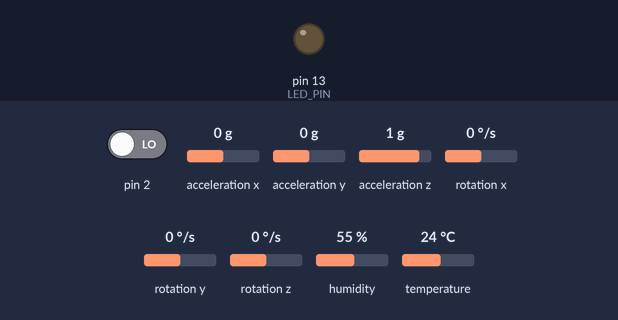
The sketch below on a simulated Arduino Uno, built with avr-gcc and run on an emulated ATmega328P. Parts: output pins drawn as LEDs (lit = HIGH). Dashed ring = blinking. The test bench sets the inputs (shaded band); at power-on: acceleration x 0 g, acceleration y 0 g, pin 2 LOW, acceleration z 1 g, rotation x 0 °/s, rotation y 0 °/s, rotation z 0 °/s, humidity 55 %, temperature 24 °C. The sensor or clock chip raises its interrupt line as the real part does; what the sketch prints to the serial monitor is not drawn.

Above: at 0.0 s.
At 1.8 s:
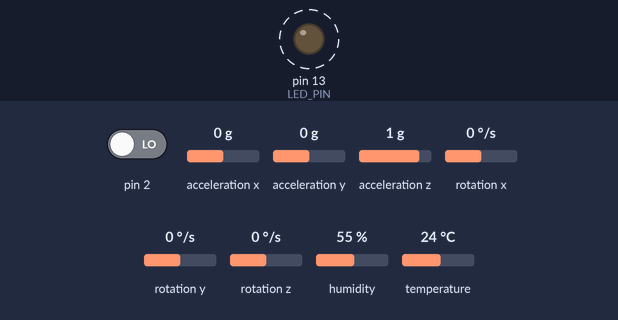
1.9 s: acceleration x set to -1.4 g
5.0 s: acceleration y set to -1.4 g
Timing chart, 0 to 14.1 s (numbered marks = the images above; inputs shaded):
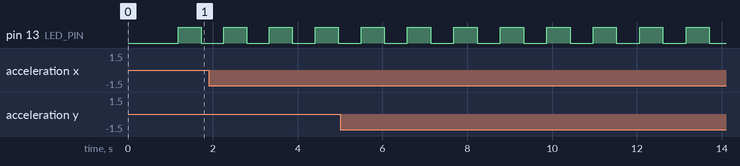

Measured:
- by itself, pin 13 (LED_PIN): alternates HIGH for 0.55 s and LOW for 0.55 s

The sketch:

Arduino.ino
```cpp
#include <SoftwareSerial.h>
SoftwareSerial Esp(4,5);

#include<dht.h>
#include "I2Cdev.h"
#include "MPU6050_6Axis_MotionApps20.h"

#if I2CDEV_IMPLEMENTATION == I2CDEV_ARDUINO_WIRE
    #include "Wire.h"
#endif

dht DHT;
MPU6050 mpu;

//MPU6050 mpu(0x69); // <-- use for AD0 high

#define OUTPUT_READABLE_EULER

#define OUTPUT_READABLE_YAWPITCHROLL

#define DHT11_PIN A0
#define LED_PIN 13 // (Arduino is 13, Teensy is 11, Teensy++ is 6)
bool blinkState = false;

bool dmpReady = false;
uint8_t mpuIntStatus;
uint8_t devStatus;
uint16_t packetSize;
uint16_t fifoCount;
uint8_t fifoBuffer[64];

Quaternion q;
VectorInt16 aa;
VectorInt16 aaReal;
VectorInt16 aaWorld;
VectorFloat gravity;
float euler[3];
float ypr[3];

// packet structure for InvenSense teapot demo
uint8_t teapotPacket[14] = { '$', 0x02, 0,0, 0,0, 0,0, 0,0, 0x00, 0x00, '\r', '\n' };


// ================================================================
// ===               INTERRUPT DETECTION ROUTINE                ===
// ================================================================

volatile bool mpuInterrupt = false;     // indicates whether MPU interrupt pin has gone high
void dmpDataReady() {
    mpuInterrupt = true;
}


// ================================================================
// ===                      INITIAL SETUP                       ===
// ================================================================

void setup() {

    Esp.begin(9600);
    while (!Esp) {};
    // join I2C bus (I2Cdev library doesn't do this automatically)
    #if I2CDEV_IMPLEMENTATION == I2CDEV_ARDUINO_WIRE
        Wire.begin();
        TWBR = 24; // 400kHz I2C clock (200kHz if CPU is 8MHz)
    #elif I2CDEV_IMPLEMENTATION == I2CDEV_BUILTIN_FASTWIRE
        Fastwire::setup(400, true);
    #endif

    Serial.begin(9600);
    Serial.println("Welcome to the Testing module of C-BAND");

    while (!Serial); // wait for Leonardo enumeration, others continue immediately
    Serial.println(F("Initializing I2C devices..."));
    mpu.initialize();

    // verify connection
    Serial.println(F("Testing device connections..."));
    Serial.println(mpu.testConnection() ? F("MPU6050 connection successful") : F("MPU6050 connection failed"));


    // load and configure the DMP
    Serial.println(F("Initializing DMP..."));
    devStatus = mpu.dmpInitialize();

    // supply your own gyro offsets here, scaled for min sensitivity
    mpu.setXGyroOffset(220);
    mpu.setYGyroOffset(76);
    mpu.setZGyroOffset(-85);
    mpu.setZAccelOffset(1788);

    // make sure it worked (returns 0 if so)
    if (devStatus == 0) {
        // turn on the DMP, now that it's ready
        Serial.println(F("Enabling DMP..."));
        mpu.setDMPEnabled(true);

        Serial.println(F("Enabling interrupt detection (Arduino external interrupt 0)..."));
        attachInterrupt(0, dmpDataReady, RISING);
        mpuIntStatus = mpu.getIntStatus();

        Serial.println(F("DMP ready! Waiting for first interrupt..."));
        dmpReady = true;

        packetSize = mpu.dmpGetFIFOPacketSize();
    } else {
        Serial.print(F("DMP Initialization failed (code "));
        Serial.print(devStatus);
        Serial.println(F(")"));
    }

    // configure LED for output
    pinMode(LED_PIN, OUTPUT);
}


// ================================================================
// ===                    MAIN PROGRAM LOOP                     ===
// ================================================================

void loop() {
    // if programming failed, don't try to do anything
    if (!dmpReady) return;

    // wait for MPU interrupt or extra packet(s) available
    while (!mpuInterrupt && fifoCount < packetSize) {
    }

    // reset interrupt flag and get INT_STATUS byte
    mpuInterrupt = false;
    mpuIntStatus = mpu.getIntStatus();

    // get current FIFO count
    fifoCount = mpu.getFIFOCount();

    // check for overflow (this should never happen unless our code is too inefficient)
    if ((mpuIntStatus & 0x10) || fifoCount == 1024) {
        // reset so we can continue cleanly
        mpu.resetFIFO();
        //Serial.println(F("FIFO overflow!"));

    // otherwise, check for DMP data ready interrupt (this should happen frequently)
    } else if (mpuIntStatus & 0x02) {
        // wait for correct available data length, should be a VERY short wait
        while (fifoCount < packetSize) fifoCount = mpu.getFIFOCount();

        // read a packet from FIFO
        mpu.getFIFOBytes(fifoBuffer, packetSize);

        // track FIFO count here in case there is > 1 packet available
        // (this lets us immediately read more without waiting for an interrupt)
        fifoCount -= packetSize;

        #ifdef OUTPUT_READABLE_YAWPITCHROLL
            // display Euler angles in degrees
            mpu.dmpGetQuaternion(&q, fifoBuffer);
            mpu.dmpGetGravity(&gravity, &q);
            mpu.dmpGetYawPitchRoll(ypr, &q, &gravity);
            Serial.print("ypr\t");
            delay(100);
            Serial.print("Moving for/back ");
            Serial.print(ypr[0] * 180/M_PI);
            Esp.print(ypr[0] * 180/M_PI);
            delay(100);
            Serial.print("\t");
            Esp.print(",");
            Serial.print("Moving up/down");
            Serial.print(ypr[1] * 180/M_PI);
            Esp.print(ypr[1] * 180/M_PI);
            delay(100);
            Serial.print("\t");
            Esp.print(",");
            Serial.print("Tilting");
            Serial.print(ypr[2] * 180/M_PI);
            Esp.print(ypr[2] * 180/M_PI);
            Serial.print("\t");
            Esp.print(",");
            delay(100);
        #endif

        #ifdef OUTPUT_READABLE_EULER
            // display Euler angles in degrees
            mpu.dmpGetQuaternion(&q, fifoBuffer);
            mpu.dmpGetEuler(euler, &q);
            Serial.print("euler\t");
            Serial.print(euler[0] * 180/M_PI);
            Esp.print(euler[0] * 180/M_PI);
            Serial.print("\t");
            Esp.print(",");
            Serial.print(euler[1] * 180/M_PI);
            Esp.print(euler[1] * 180/M_PI);
            Serial.print("\t");
            Esp.print(",");
            Serial.print(euler[2] * 180/M_PI);
            Esp.print(euler[2] * 180/M_PI);
        #endif
        int chk = DHT.read11(DHT11_PIN);

Serial.print("\t");
Esp.print(",");
Serial.print(" Humidity " );

Serial.print(DHT.humidity, 1);
Esp.print(DHT.humidity, 1);
Serial.print("\t");
Esp.print(",");
delay(50);
Serial.print(" Temparature ");

Serial.print(DHT.temperature, 1);
Esp.print(DHT.temperature, 1);
Serial.print("\n");
Esp.print("\n");


        // blink LED to indicate activity
        blinkState = !blinkState;
        digitalWrite(LED_PIN, blinkState);
    }
}
```
